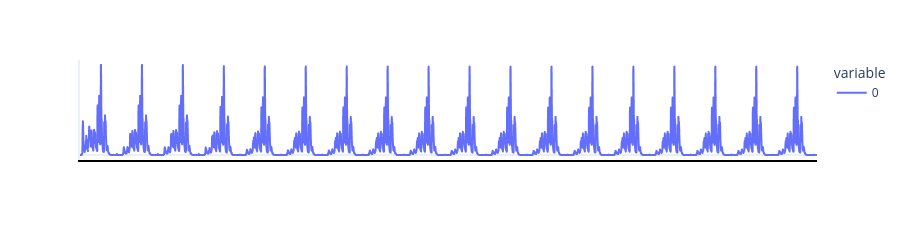

Write notebook code for a chart like this one.
### Code cell
data["year"] = data.time 
fig = px.line(data.overland_flow.isel(time=slice(24, None, 24)))
# change the x axis to be in years

# change x and y axis labels
fig.update_xaxes(title="")
fig.update_yaxes(title="")
# remove x and y axis numbers
fig.update_xaxes(showticklabels=False)
fig.update_yaxes(showticklabels=False)

# remove background grid
fig.update_layout(
    xaxis=dict(
        showgrid=False,
        showline=True,
        linewidth=2,
        linecolor='black'
    ),
    yaxis=dict(
        showgrid=False,
        showline=True,
        linewidth=2,

    )
)
# set the height of the figure to be 400
fig.update_layout(height=200, width=900)

### Figure 1 — Plotly figure (JSON) as saved in the notebook; plotly's stock layout.template omitted (floating-point values rounded to 4 significant figures; data arrays with more than 128 entries replaced by an {"elided": "..."} marker saying what was removed)
{"data": [{"hovertemplate": "variable=0<br>index=%{x}<br>value=%{y}<extra></extra>", "legendgroup": "0", "line": {"color": "#636efa", "dash": "solid"}, "marker": {"symbol": "circle"}, "mode": "lines", "name": "0", "showlegend": true, "type": "scattergl", "x": {"elided": "6569 int values"}, "xaxis": "x", "y": {"elided": "6569 float values"}, "yaxis": "y"}], "layout": {"height": 200, "legend": {"title": {"text": "variable"}, "tracegroupgap": 0}, "margin": {"t": 60}, "width": 900, "xaxis": {"anchor": "y", "domain": [0, 1], "linecolor": "black", "linewidth": 2, "showgrid": false, "showline": true, "showticklabels": false, "title": {"text": ""}}, "yaxis": {"anchor": "x", "domain": [0, 1], "linewidth": 2, "showgrid": false, "showline": true, "showticklabels": false, "title": {"text": ""}}}}
